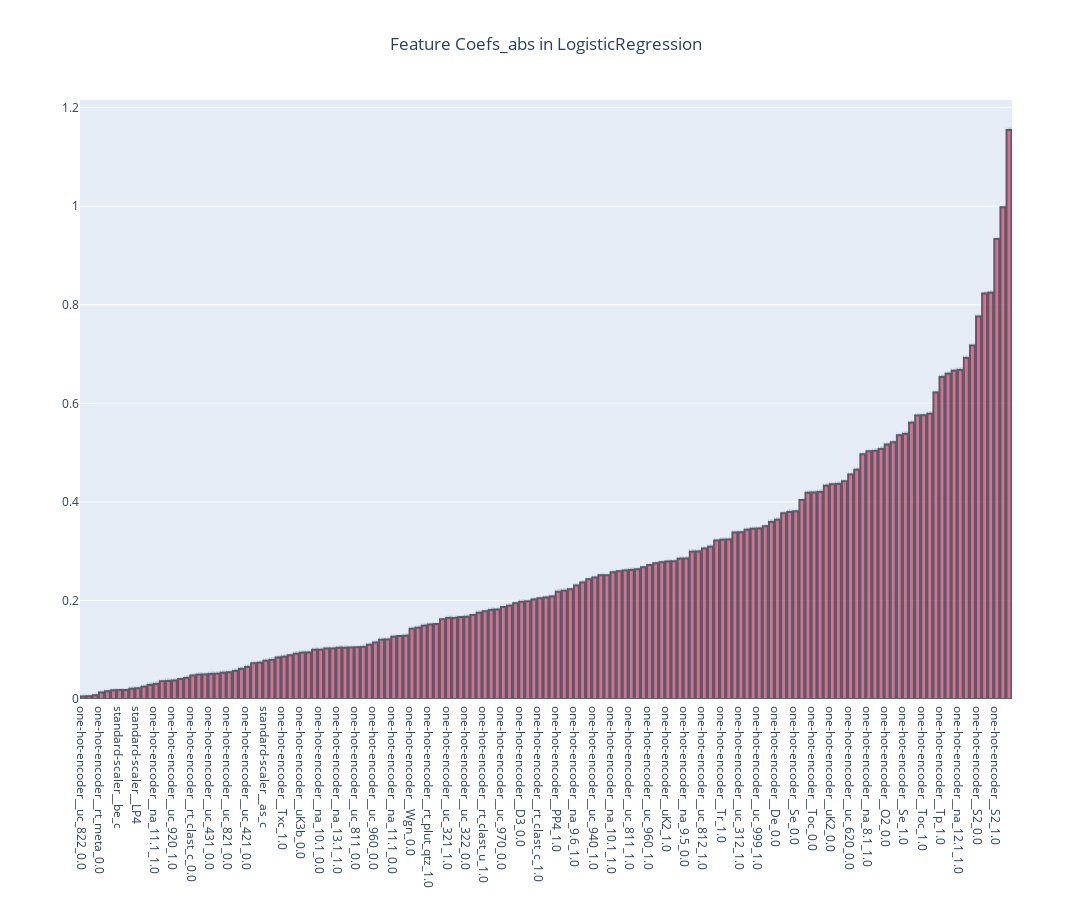

Notebook code cell kept with this figure:
### Code cell
feature_importances = pipeline_steps[2][1].coef_[0]
feature_names = pipeline_lr[:-1].get_feature_names_out()

feature_importance_df_lr = pd.DataFrame()
feature_importance_df_lr['Feature'] = feature_names
feature_importance_df_lr['Coefs'] = feature_importances
feature_importance_df_lr['Coefs_abs'] = feature_importance_df_lr['Coefs'].abs()

feature_importance_df_lr = feature_importance_df_lr.sort_values('Coefs_abs', ascending=True)

# Plot Feature Importance 
data_imp = go.Bar(
             x=feature_importance_df_lr['Feature'],
             y=feature_importance_df_lr['Coefs_abs'],
             marker_color='#D65076', 
             marker_line_color='#363945', 
             marker_line_width=2,
             opacity = 0.8,
             orientation='v',
             text=feature_importance_df_lr['Coefs_abs'].apply(lambda x: f'{x:0.4f}')
             )

layout = go.Layout(
    title='Feature Coefs_abs in LogisticRegression',
    title_x=0.5,
    width=1800,
    height=900
)

fig = go.Figure(data=data_imp, layout=layout)
fig.show()

### Figure 1 — Plotly figure (JSON) as saved in the notebook; plotly's stock layout.template omitted (floating-point values rounded to 4 significant figures; data arrays with more than 128 entries replaced by an {"elided": "..."} marker saying what was removed)
{"data": [{"marker": {"color": "#D65076", "line": {"color": "#363945", "width": 2}}, "opacity": 0.8, "orientation": "v", "text": {"elided": "153 str values"}, "type": "bar", "x": {"elided": "153 str values"}, "y": {"elided": "153 float values"}}], "layout": {"height": 900, "title": {"text": "Feature Coefs_abs in LogisticRegression", "x": 0.5}, "width": 1800}}
